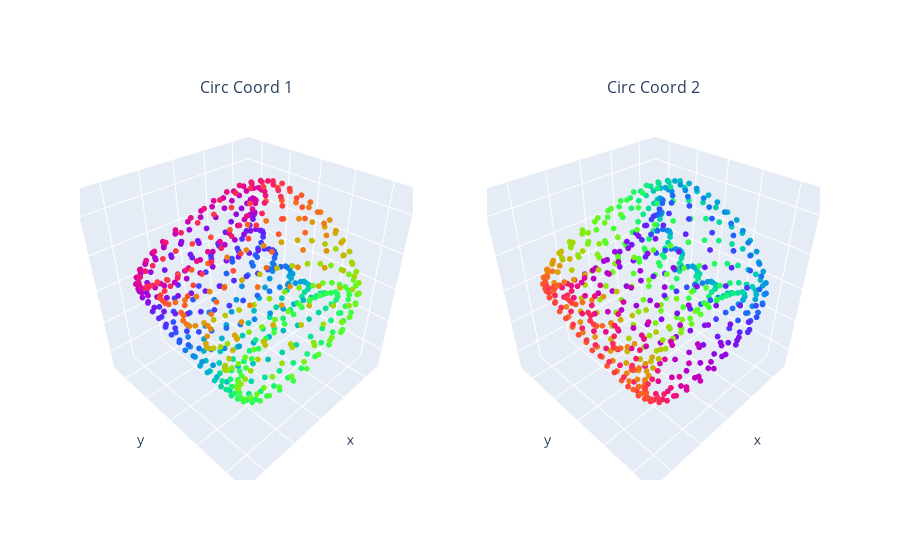

Notebook cell for this chart:
### Code cell
# Plot data with 2 circular coordinates

fig = make_subplots(rows=1, cols=len(coho_classes), 
                    subplot_titles = tuple('Circ Coord '+str(i+1) for i in coho_classes),
                    specs = [[{'type': 'scatter3d'} for i in coho_classes]])

for i, coord in enumerate(circular_coords):
    fig.add_trace(
        go.Scatter3d(x=XS_pca[:,0], y=XS_pca[:,1], z=XS_pca[:,2],   mode ='markers', 
        marker=dict(size = 2 , color =  circular_coords[i])),  
        row=1, col=i+1)
    fig.update_scenes(xaxis=dict( ticks='', showticklabels=False), 
                      yaxis=dict( ticks='', showticklabels=False), 
                      zaxis=dict( ticks='', showticklabels=False), 
                      aspectmode='data', row=1, col=i+1)

fig.update_layout( showlegend=False )
fig.show()

### Figure 1 — Plotly figure (JSON) as saved in the notebook; plotly's stock layout.template omitted (floating-point values rounded to 4 significant figures; data arrays with more than 128 entries replaced by an {"elided": "..."} marker saying what was removed)
{"data": [{"marker": {"color": {"elided": "598x3 float values"}, "size": 2}, "mode": "markers", "scene": "scene", "type": "scatter3d", "x": {"elided": "598 float values"}, "y": {"elided": "598 float values"}, "z": {"elided": "598 float values"}}, {"marker": {"color": {"elided": "598x3 float values"}, "size": 2}, "mode": "markers", "scene": "scene2", "type": "scatter3d", "x": {"elided": "598 float values"}, "y": {"elided": "598 float values"}, "z": {"elided": "598 float values"}}], "layout": {"annotations": [{"font": {"size": 16}, "showarrow": false, "text": "Circ Coord 1", "x": 0.225, "xanchor": "center", "xref": "paper", "y": 1, "yanchor": "bottom", "yref": "paper"}, {"font": {"size": 16}, "showarrow": false, "text": "Circ Coord 2", "x": 0.775, "xanchor": "center", "xref": "paper", "y": 1, "yanchor": "bottom", "yref": "paper"}], "scene": {"aspectmode": "data", "domain": {"x": [0, 0.45], "y": [0, 1]}, "xaxis": {"showticklabels": false, "ticks": ""}, "yaxis": {"showticklabels": false, "ticks": ""}, "zaxis": {"showticklabels": false, "ticks": ""}}, "scene2": {"aspectmode": "data", "domain": {"x": [0.55, 1], "y": [0, 1]}, "xaxis": {"showticklabels": false, "ticks": ""}, "yaxis": {"showticklabels": false, "ticks": ""}, "zaxis": {"showticklabels": false, "ticks": ""}}, "showlegend": false}}
